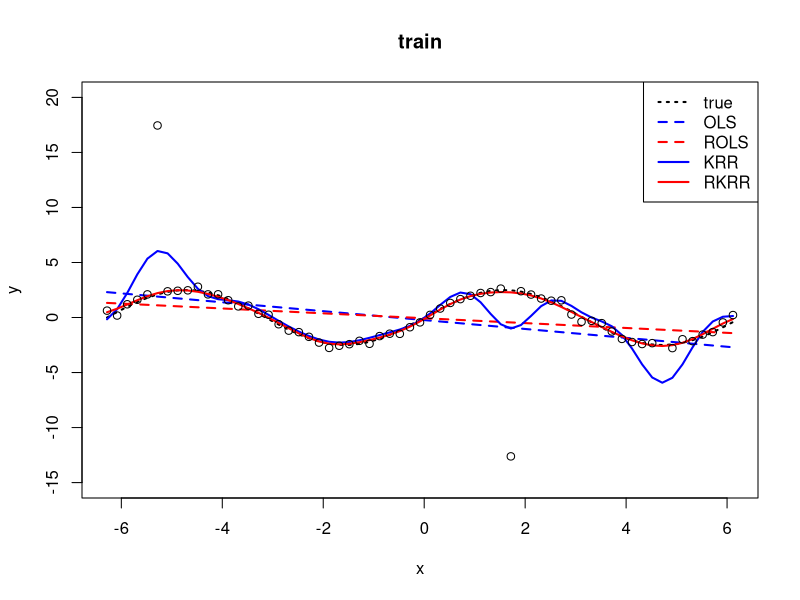
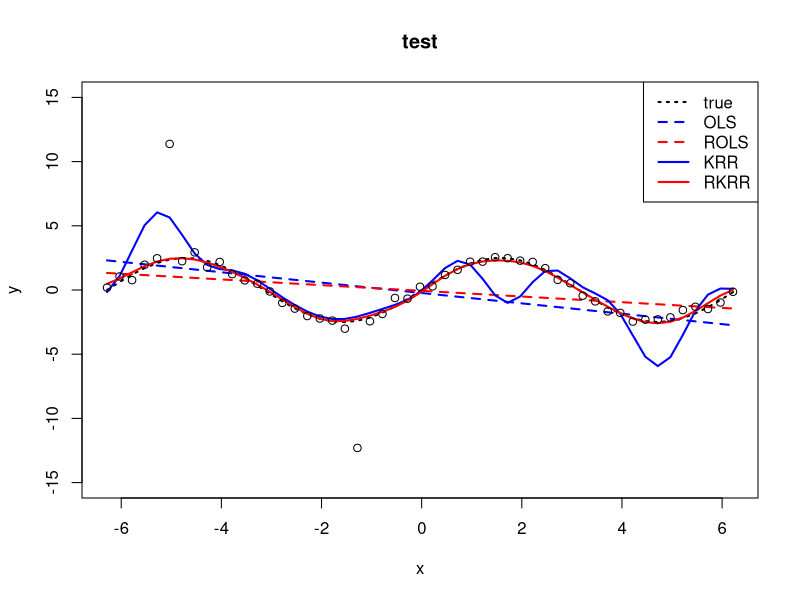

The R script that drew these images, in order:
## ---- chunk 1
#| code-fold: true

rbf_kernel <- function(x, y, rho) {
  r2 <- outer(x, y, "-")^2
  exp(-r2 / rho)
}

f <- function(x) {
  2.5 * sin(x)
}

krr_predict <- function(model, x_test) {
  rbf_kernel(x_test, x_train, model$rho) %*% model$c0
}

huber_weight <- function(e, k = 1.345) {
  # Meidan absolute deviation
  s <- median(abs(e -median(e))) / 0.6745
  if (s < 1e-5) s <- 1e-5
  e_scaled <- e / s
  w <- rep(1, length(e))
  outliers <- abs(e_scaled) > k
  w[outliers] <- k / abs(e_scaled[outliers])
  w
}

rkrr_train <- function(x_train, y_train,
                       q = 0.1, rho = 1, max_iter = 50, tol = 1e-5) {
  n <- length(x_train)
  y_bar <- mean(y_train)
  y_o <- y_train - y_bar
  kmat <- rbf_kernel(x_train, x_train, rho)
  w_sqrt <- diag(n) # n x n identity matrix
  mmat <- w_sqrt %*% kmat %*% w_sqrt + 2 * q * diag(n)
  c <- w_sqrt %*% solve(mmat, w_sqrt %*% y_o)
  c0 <- c
  y_pred <- y_bar + kmat %*% c # Kenel ridge regression

  for (t in 1:max_iter) {
    y_pred_old <- y_pred
    e <- y_train - y_pred
    w <- huber_weight(e)
    w_sqrt <- diag(sqrt(w))
    mmat <- w_sqrt %*% kmat %*% w_sqrt + 2 * q * diag(n)
    c <- w_sqrt %*% solve(mmat, w_sqrt %*% y_o)
    y_pred <- y_bar + kmat %*% c
    if (max(abs(y_pred - y_pred_old)) < tol) {
      cat("R-KRR IRLS converged at iteration", t, "\n")
      break
    }
  }
  if (t == max_iter) cat("Warning: R-KRR IRLS reached max_iter without full convergence.\n")
  list(x_train = x_train, y_bar = y_bar, c0 = c0, c = c, rho = rho, w = w)
}

rkrr_predict <- function(model, x_test) {
  kmat <- rbf_kernel(x_test, model$x_train, model$rho)
  model$y_bar + kmat %*% model$c
}

rols_train <- function(x_train, y_train, max_iter = 50, tol = 1e-5) {
  n <- length(x_train)
  
  X <- cbind(1, x_train)
  beta <- solve(t(X) %*% X, t(X) %*% y_train)
  beta0 <- beta  # Save standard OLS coefficients
  y_pred <- X %*% beta
  
  for (t in 1:max_iter) {
    y_pred_old <- y_pred
    e <- y_train - y_pred
    w <- huber_weight(e)
    W <- diag(w)
    beta <- solve(t(X) %*% W %*% X, t(X) %*% W %*% y_train)
    y_pred <- X %*% beta
    if (max(abs(y_pred - y_pred_old)) < tol) {
      cat("R-OLS IRLS converged at iteration", t, "\n")
      break
    }
  }
  if (t == max_iter) cat("Warning: R-OLS IRLS reached max_iter without full convergence.\n")
  
  list(beta0 = beta0, beta = beta)
}

ols_predict <- function(model, x_test) {
  X_test <- cbind(1, x_test)
  X_test %*% model$beta0
}

rols_predict <- function(model, x_test) {
  X_test <- cbind(1, x_test)
  X_test %*% model$beta
}


seed <- 514
set.seed(seed)

s_train <- 0.2
n_train <- 63
loc_train <- 1:n_train - 1

x_train <- -2 * pi + 0.2 * loc_train
e_train <- rnorm(n_train, 0, s_train)
y_train <- f(x_train) + e_train
y_train[6] <- y_train[6] + 15
y_train[41] <- y_train[41] - 15
y_train[56] <- y_train[56] - 15

s_test <- 0.25
n_test <- 51
loc_test <- 1:n_test - 1
x_test <- -2 * pi + 0.25 * loc_test
e_test <- rnorm(n_test, 0, s_test)
y_test <- f(x_test) + e_test
y_test[6] <- y_test[6] + 9
y_test[21] <- y_test[21] - 10

rols <- rols_train(x_train, y_train)
rkrr <- rkrr_train(x_train, y_train)

y_train_ols <- ols_predict(rols, x_train)
y_train_rols <- rols_predict(rols, x_train)
y_train_krr <- krr_predict(rkrr, x_train)
y_train_rkrr <- rkrr_predict(rkrr, x_train)

y_test_ols <- ols_predict(rols, x_test)
y_test_rols <- rols_predict(rols, x_test)
y_test_krr <- krr_predict(rkrr, x_test)
y_test_rkrr <- rkrr_predict(rkrr, x_test)

plot(x_train, f(x_train), type = 'l', col = 'black',
     lwd = 2, lty = 3,
     xlab = "x", ylab = "y", ylim = c(-15, 20),
     main = "train")
lines(x_train, y_train_ols, col = 'blue', lty = 2, lwd = 2)
lines(x_train, y_train_rols, col = 'red', lty = 2, lwd = 2)
lines(x_train, y_train_krr, col = 'blue', lty = 1, lwd = 2)
lines(x_train, y_train_rkrr, col = 'red', lty = 1, lwd = 2)
points(x_train, y_train)
legend("topright", legend = c("true", "OLS", "ROLS", "KRR", "RKRR"),
       col = c("black", "blue", "red", "blue", "red"),
       lwd = 2, lty = c(3, 2, 2, 1, 1))

plot(x_test, f(x_test), type = 'l', col = 'black',
     lwd = 2, lty = 3,
     xlab = "x", ylab = "y", ylim = c(-15, 15),
     main = "test")
lines(x_test, y_test_ols, col = 'blue', lty = 2, lwd = 2)
lines(x_test, y_test_rols, col = 'red', lty = 2, lwd = 2)
lines(x_test, y_test_krr, col = 'blue', lty = 1, lwd = 2)
lines(x_test, y_test_rkrr, col = 'red', lty = 1, lwd = 2)
points(x_test, y_test)
legend("topright", legend = c("true", "OLS", "ROLS", "KRR", "RKRR"),
       col = c("black", "blue", "red", "blue", "red"),
       lwd = 2, lty = c(3, 2, 2, 1, 1))
